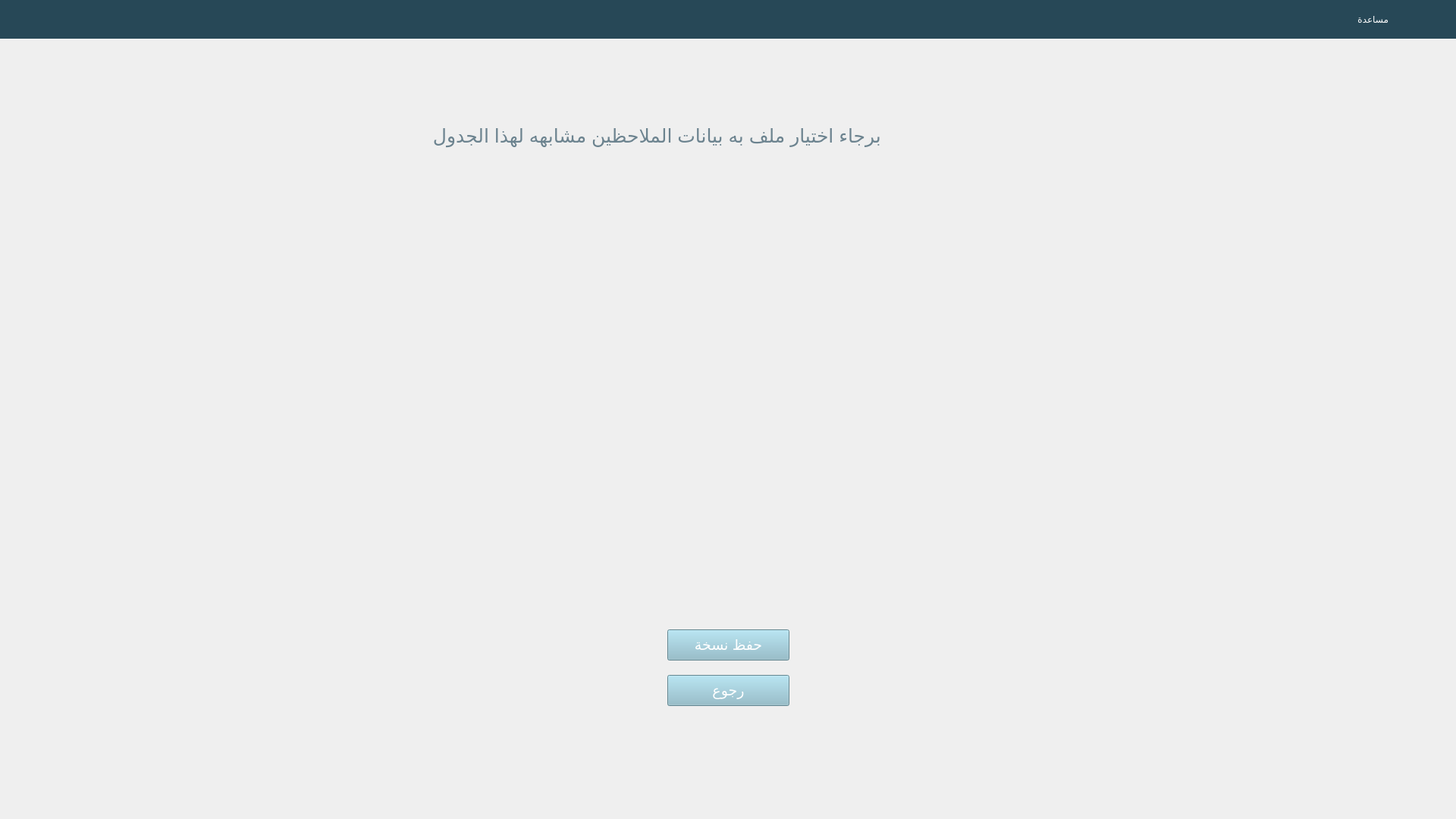
<?xml version="1.0" encoding="UTF-8"?>
<ui version="4.0">
 <class>Form</class>
 <widget class="QWidget" name="Form">
  <property name="geometry">
   <rect>
    <x>0</x>
    <y>0</y>
    <width>1920</width>
    <height>1080</height>
   </rect>
  </property>
  <property name="minimumSize">
   <size>
    <width>1920</width>
    <height>1080</height>
   </size>
  </property>
  <property name="maximumSize">
   <size>
    <width>1920</width>
    <height>1080</height>
   </size>
  </property>
  <property name="windowTitle">
   <string>Form</string>
  </property>
  <widget class="QTextBrowser" name="textBrowser">
   <property name="geometry">
    <rect>
     <x>560</x>
     <y>160</y>
     <width>791</width>
     <height>51</height>
    </rect>
   </property>
   <property name="styleSheet">
    <string notr="true">background-color: transparent;
text-align:center;
border: none;
font-size: 10px;
color:#6c838f;
font-weight:lighter;</string>
   </property>
   <property name="html">
    <string>&lt;!DOCTYPE HTML PUBLIC &quot;-//W3C//DTD HTML 4.0//EN&quot; &quot;http://www.w3.org/TR/REC-html40/strict.dtd&quot;&gt;
&lt;html&gt;&lt;head&gt;&lt;meta name=&quot;qrichtext&quot; content=&quot;1&quot; /&gt;&lt;style type=&quot;text/css&quot;&gt;
p, li { white-space: pre-wrap; }
&lt;/style&gt;&lt;/head&gt;&lt;body style=&quot; font-family:'MS Shell Dlg 2'; font-size:10px; font-weight:400; font-style:normal;&quot;&gt;
&lt;p style=&quot; margin-top:0px; margin-bottom:0px; margin-left:0px; margin-right:0px; -qt-block-indent:0; text-indent:0px;&quot;&gt;&lt;span style=&quot; font-size:19pt;&quot;&gt; برجاء اختيار ملف به بيانات الملاحظين مشابهه لهذا الجدول&lt;/span&gt;&lt;/p&gt;&lt;/body&gt;&lt;/html&gt;</string>
   </property>
  </widget>
  <widget class="QPushButton" name="back">
   <property name="geometry">
    <rect>
     <x>880</x>
     <y>890</y>
     <width>161</width>
     <height>41</height>
    </rect>
   </property>
   <property name="styleSheet">
    <string notr="true">background-color: #8abbca;
font-size:19px;color:white;</string>
   </property>
   <property name="text">
    <string>رجوع</string>
   </property>
  </widget>
  <widget class="QLabel" name="label_8">
   <property name="geometry">
    <rect>
     <x>-330</x>
     <y>0</y>
     <width>2251</width>
     <height>51</height>
    </rect>
   </property>
   <property name="styleSheet">
    <string notr="true">background-color: #274857</string>
   </property>
   <property name="text">
    <string/>
   </property>
  </widget>
  <widget class="QLabel" name="label">
   <property name="geometry">
    <rect>
     <x>1590</x>
     <y>10</y>
     <width>241</width>
     <height>31</height>
    </rect>
   </property>
   <property name="styleSheet">
    <string notr="true">color: rgb(255, 255, 255);
font: 20px &quot;MS Shell Dlg 2&quot; center
</string>
   </property>
   <property name="text">
    <string>مساعدة</string>
   </property>
  </widget>
  <widget class="QLabel" name="label_9">
   <property name="geometry">
    <rect>
     <x>1840</x>
     <y>10</y>
     <width>41</width>
     <height>31</height>
    </rect>
   </property>
   <property name="styleSheet">
    <string notr="true">background-color: transparent;
</string>
   </property>
   <property name="text">
    <string/>
   </property>
   <property name="pixmap">
    <pixmap>../../../Downloads/table.png</pixmap>
   </property>
   <property name="scaledContents">
    <bool>true</bool>
   </property>
  </widget>
  <widget class="QLabel" name="label_2">
   <property name="geometry">
    <rect>
     <x>610</x>
     <y>250</y>
     <width>691</width>
     <height>521</height>
    </rect>
   </property>
   <property name="text">
    <string/>
   </property>
   <property name="pixmap">
    <pixmap>icons/invtable.png</pixmap>
   </property>
   <property name="scaledContents">
    <bool>true</bool>
   </property>
  </widget>
  <widget class="QPushButton" name="save">
   <property name="geometry">
    <rect>
     <x>880</x>
     <y>830</y>
     <width>161</width>
     <height>41</height>
    </rect>
   </property>
   <property name="styleSheet">
    <string notr="true">background-color: #8abbca;
font-size:19px;color:white;</string>
   </property>
   <property name="text">
    <string>حفظ نسخة</string>
   </property>
  </widget>
  <zorder>label_8</zorder>
  <zorder>textBrowser</zorder>
  <zorder>back</zorder>
  <zorder>label</zorder>
  <zorder>label_9</zorder>
  <zorder>label_2</zorder>
  <zorder>save</zorder>
 </widget>
 <resources/>
 <connections/>
</ui>
